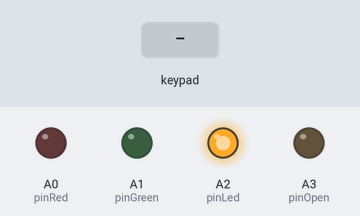
Bench run of a sketch on a simulated Arduino Uno, built with avr-gcc and run on an emulated ATmega328P. Shown: output pins drawn as LEDs (lit = HIGH). The test bench sets the inputs (shaded band). WiFi joins after 1.5 s; servers stay silent unless stated; uploads are accepted with an empty reply; what the sketch prints to the serial monitor is not drawn.

Above: at 3.7 s.
3.8 s: keypad keys 1 1 1 1 # pressed 0.4 s apart
At 5.8 s:
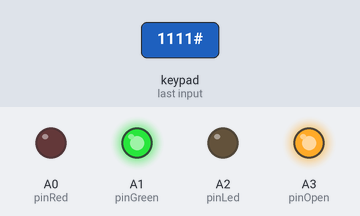
7.3 s: key '#' pressed
At 10.57 s:
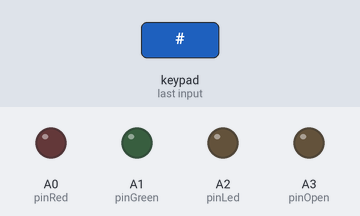
Timing chart, 0 to 12.2 s (numbered marks = the images above; inputs shaded):
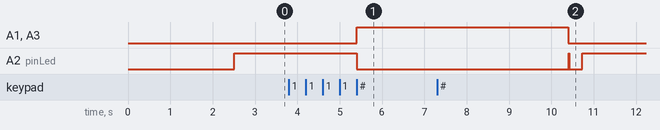

Measured:
- after the input at 3.8 s, A1 (pinGreen), A3 (pinOpen): LOW → HIGH after 1.6 s; A2 (pinLed): HIGH → LOW after 1.6 s

The sketch:

Studio404.ino
```cpp
#include <SPI.h>
#include <Ethernet.h>
#include <Key.h>
#include <Keypad.h>

// _______________________________________________________________
char server[] = "studio404.devstage.ru";
String action = "/api/check/240/";
String masterCode = "1111";
const unsigned long postingInterval = 10L * 1000L;
// _______________________________________________________________

// _______________________________________________________________
const byte pinLed = A2;
const byte pinGreen = A1;
const byte pinRed = A0;
const byte pinOpen = A3;
const int durationShort = 500;
const int durationLong = 1000;
const int durationOpen = 5000;
const int pause = 500;
const int connectionAttemptLimit = 3;
// _______________________________________________________________

// _______________________________________________________________
byte mac[] = { 0xDE, 0xAD, 0xBE, 0xEF, 0xFE, 0xED };
String url((char*)server);
IPAddress ip(192, 168, 0, 177);
EthernetClient client;
// _______________________________________________________________

// _______________________________________________________________
const byte rows = 4; //four rows
const byte cols = 3; //three columns
char keys[rows][cols] = {
  {'1', '2', '3'},
  {'4', '5', '6'},
  {'7', '8', '9'},
  {'*', '0', '#'}
};
// 2 3 5 6 7 8 9
// DEV KEYPAD
// byte rowPins[rows] = {9, 8, 7, 6};
// byte colPins[cols] = {5, 3, 2};
// PROD KEYPAD
byte rowPins[rows] = {9, 8, 7, 6};
byte colPins[cols] = {2, 3, 5};
Keypad keypad = Keypad( makeKeymap(keys), rowPins, colPins, rows, cols );
// _______________________________________________________________

String code = "";
String responseBody = "";
int bodyDividerCount = 0;
bool readingBody = false;
unsigned long lastConnectionTime = 0;
int connectionAttemptCount = 0;
int mode = -1;
// -1 - very first time
//  0 - waiting for code
//  1 - request creating
//  2 - request processing


void setup() {
  Serial.begin(115200);
  while (!Serial) {
    ;
  }
  Serial.println("START");
  Serial.println("MASTER CODE: " + masterCode);
  Serial.println("SERVER: " + url);
  Serial.println("ACTION: " + action);
  Serial.print("KEY WAITING TIME: ");
  Serial.println(postingInterval);
  // initialize digital pin as an output.
  pinMode(pinGreen, OUTPUT);
  pinMode(pinRed, OUTPUT);
  pinMode(pinLed, OUTPUT);
  pinMode(pinOpen, OUTPUT);
  Serial.println("ETHERNET INITIALIZING...");
  if (Ethernet.begin(mac) == 0) {
    Serial.println("... failed to configure Ethernet using DHCP");
    // Ethernet.begin(mac, ip);
    pinBlink(pinRed, 5, false);
  }
  // give the Ethernet shield a second to initialize:
  delay(1000);
  Serial.println("READY");
}


void loop() {
  if (mode == -1) {
    resetAll();
  }
  if (mode == 0) {
    keyProcess();
  }
  if (mode == 1) {
    if (code == masterCode) {
      masterCodeProcess();
    }
    else {
      httpRequestCreate();
    }
  }
  if (mode == 2) {
    httpRequestProcess();
  }
}


void resultSuccess() {
  Serial.println("===SUCCESS===");
  digitalWrite(pinGreen, HIGH);
  digitalWrite(pinOpen, HIGH);
  delay(durationOpen);
  digitalWrite(pinGreen, LOW);
  digitalWrite(pinOpen, LOW);
}


void resultFail() {
  Serial.println("===FAIL===");
  // pinBlink(pinRed, 1, false);
}


void resultUnknown() {
  Serial.println("===UNKNOWN===");
  // pinBlink(pinRed, 3, true);
}


void masterCodeProcess() {
  resultSuccess();
  resetAll();
}


void resetAll() {
  mode = 0;
  code = "";
  connectionAttemptCount = 0;
  Serial.print("enter code: ");
  digitalWrite(pinLed, HIGH);
}


void keyProcess() {
  char key = keypad.getKey();
  if (key != NO_KEY) {
    if (key == '*') {
      code = "";
      Serial.println();
    }
    else if (key == '#') {
      Serial.println();
      Serial.println("code: " + code);
      mode = 1;
      digitalWrite(pinLed, LOW);
    }
    else {
      if (millis() - lastConnectionTime > postingInterval) {
        code = "";
        Serial.println();
      }
      code = code + key;
      lastConnectionTime = millis();
      Serial.print(key);
    }
  }
}


void httpRequestProcess() {
  if (client.available()) {
    char c = client.read();
    Serial.write(c);
    if (readingBody) {
      responseBody = responseBody + c;
    }
    else {
      checkResponseBodyDivider(c);
    }
  }
  if (!client.connected()) {
    Serial.println("_______________________");
    Serial.println("_____response body_____");
    Serial.println(responseBody);
    Serial.println("_______________________");
    processResponseBody();
    Serial.println("disconnected");
    client.stop();
    resetAll();
  }
}


void processResponseBody() {
  if (responseBody.indexOf("false") > -1) {
    Serial.println("result: false");
    resultFail();
  }
  if (responseBody.indexOf("true") > -1) {
    Serial.println("result: true");
    resultSuccess();
  }
  if (responseBody.indexOf("true") == -1 && responseBody.indexOf("false") == -1) {
    Serial.println("result: unknown");
    resultUnknown();
  }
}


void checkResponseBodyDivider(char c) {
  if (c == '\n' && bodyDividerCount == 0) {
    bodyDividerCount = bodyDividerCount + 1;
  }
  else if (bodyDividerCount == 1) {
    bodyDividerCount = bodyDividerCount + 1;
  }
  else if (c == '\n' && bodyDividerCount == 2) {
    readingBody = true;
  }
  else {
    bodyDividerCount = 0;
  }
}


void httpRequestCreate() {
  Serial.println("connecting...");
  if (client.connect(server, 80)) {
    Serial.println("connected");
    client.println("GET " + action + code + " HTTP/1.1");
    client.println("Host: " + url);
    client.println("Connection: close");
    client.println();
    mode = 2;
    startResponseAnalyze();
  } else {
    connectionAttemptCount = connectionAttemptCount + 1;
    Serial.print("connection failed, attempt #");
    Serial.println(connectionAttemptCount);
    if (connectionAttemptCount == connectionAttemptLimit) {
      Serial.println("exceeded connection attempt limit");
      resultUnknown();
      resetAll();
    }
  }
}


void startResponseAnalyze() {
  bodyDividerCount = 0;
  readingBody = false;
  responseBody = "";
  Serial.println("________response_______");
}


void pinBlink(byte pin, byte count, bool quick) {
  for (int i = 0; i < count; i++) {
    digitalWrite(pin, HIGH);
    if (quick) {
      delay(durationShort);
    }
    else {
      delay(durationLong);
    }
    digitalWrite(pin, LOW);
    delay(pause);
  }
}
```
